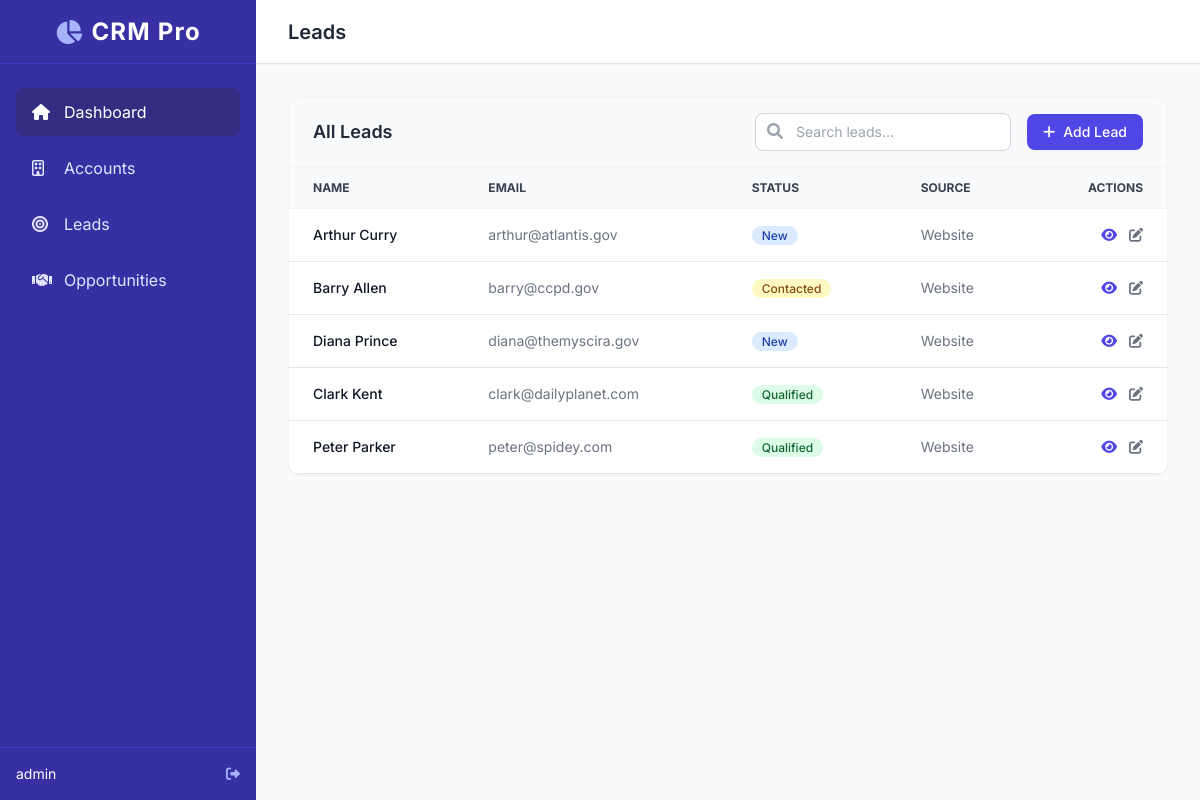
The app's page /leads/ (signed in) with its own data.
### crm/models.py (models this page shows, shortened)
class User(AbstractUser):
    ROLE_CHOICES = (
        ('admin', 'Admin'),
        ('agent', 'Sales Agent'),
    )
    role = models.CharField(max_length=10, choices=ROLE_CHOICES, default='agent')

class Lead(models.Model):
    STATUS_CHOICES = (
        ('new', 'New'),
        ('contacted', 'Contacted'),
        ('qualified', 'Qualified'),
        ('lost', 'Lost'),
    )
    SOURCE_CHOICES = (
        ('website', 'Website'),
        ('referral', 'Referral'),
        ('cold_call', 'Cold Call'),
        ('other', 'Other'),
    )
    assigned_to = models.ForeignKey(User, on_delete=models.SET_NULL, null=True, blank=True, related_name='leads')
    first_name = models.CharField(max_length=100)
    last_name = models.CharField(max_length=100)
    email = models.EmailField()
    phone = models.CharField(max_length=20, blank=True, null=True)
    status = models.CharField(max_length=20, choices=STATUS_CHOICES, default='new')
    source = models.CharField(max_length=20, choices=SOURCE_CHOICES, default='website')
    created_at = models.DateTimeField(auto_now_add=True)
    updated_at = models.DateTimeField(auto_now=True)

### crm/views.py (the view)
# urls.py: path('leads/', views.LeadListView.as_view(), name='lead-list'),
class LeadListView(LoginRequiredMixin, ListView):
    model = Lead
    template_name = 'crm/lead_list.html'
    context_object_name = 'leads'
    login_url = 'login'
    paginate_by = 10
    def get_queryset(self):
        query = self.request.GET.get('q', '')
        if self.request.user.role == 'admin':
            queryset = Lead.objects.all()
        else:
            queryset = Lead.objects.filter(assigned_to=self.request.user)
        if query:
            queryset = queryset.filter(
                Q(first_name__icontains=query) |
                Q(last_name__icontains=query) |
                Q(email__icontains=query)
            )
        return queryset.order_by('-created_at')

### crm/templates/crm/lead_list.html (shortened to what this page needs)
{% extends 'crm/base.html' %}
{% block header_title %}Leads{% endblock %}
{% block content %}
<div class="max-w-7xl mx-auto">
    <div class="bg-white rounded-xl shadow-sm border border-gray-100 overflow-hidden">
        <div class="px-6 py-4 border-b border-gray-100 flex items-center justify-between bg-gray-50 flex-wrap gap-4">
            <h3 class="text-lg font-semibold text-gray-800">All Leads</h3>
            <div class="flex items-center gap-4">
                <form method="get" class="relative">
                    <input type="text" name="q" value="{{ request.GET.q }}" placeholder="Search leads..."
                        class="pl-10 pr-4 py-2 border border-gray-300 rounded-lg text-sm focus:outline-none focus:ring-1 focus:ring-indigo-500 focus:border-indigo-500 w-64">
                    <i class="fas fa-search absolute left-3 top-2.5 text-gray-400"></i>
                </form>
                <a href="{% url 'lead-create' %}"
                    class="px-4 py-2 bg-indigo-600 text-white rounded-lg text-sm font-medium hover:bg-indigo-700 transition-colors shadow-sm flex items-center gap-2 whitespace-nowrap">
                    <i class="fas fa-plus"></i> Add Lead
                </a>
            </div>
        </div>
        <div class="overflow-x-auto">
            <table class="w-full text-left text-sm text-gray-500">
                <thead class="text-xs text-gray-700 uppercase bg-gray-50 border-b border-gray-100">
                    <tr>
                        <th scope="col" class="px-6 py-3">Name</th>
                        <th scope="col" class="px-6 py-3">Email</th>
                        <th scope="col" class="px-6 py-3">Status</th>
                        <th scope="col" class="px-6 py-3">Source</th>
                        <th scope="col" class="px-6 py-3 text-right">Actions</th>
                    </tr>
                </thead>
                <tbody>
                    {% for lead in leads %}
                    <tr class="bg-white border-b hover:bg-gray-50 transition-colors cursor-pointer"
                        onclick="window.location.href='{% url 'lead-detail' lead.pk %}';">
                        <th scope="row" class="px-6 py-4 font-medium text-gray-900 whitespace-nowrap">
                            {{ lead.first_name }} {{ lead.last_name }}
                        </th>
                        <td class="px-6 py-4">{{ lead.email }}</td>
                        <td class="px-6 py-4">
                            {% if lead.status == 'new' %}
                            <span
                                class="px-2.5 py-0.5 rounded-full text-xs font-medium bg-blue-100 text-blue-800">New</span>
                            {% elif lead.status == 'contacted' %}
                            <span
                                class="px-2.5 py-0.5 rounded-full text-xs font-medium bg-yellow-100 text-yellow-800">Contacted</span>
                            {% elif lead.status == 'qualified' %}
                            <span
                                class="px-2.5 py-0.5 rounded-full text-xs font-medium bg-green-100 text-green-800">Qualified</span>
                            {% else %}
                            <span
                                class="px-2.5 py-0.5 rounded-full text-xs font-medium bg-red-100 text-red-800">Lost</span>
                            {% endif %}
                        </td>
                        <td class="px-6 py-4 capitalize">{{ lead.source }}</td>
                        <td class="px-6 py-4 text-right space-x-2">
                            <a href="{% url 'lead-detail' lead.pk %}"
                                class="text-indigo-600 hover:text-indigo-900 transition-colors" title="View"><i
                                    class="fas fa-eye"></i></a>
                            <a href="{% url 'lead-update' lead.pk %}"
                                class="text-gray-500 hover:text-gray-900 transition-colors" title="Edit"><i
                                    class="fas fa-edit"></i></a>
                        </td>
                    </tr>
                    {% endfor %}
                </tbody>
            </table>
        </div>
    </div>
</div>
{% endblock %}

### crm/templates/crm/base.html (shortened to what this page needs)
<!DOCTYPE html>
<html lang="en">
<head>
    <script src="https://cdn.tailwindcss.com"></script>
    <link href="https://cdnjs.cloudflare.com/ajax/libs/font-awesome/6.0.0/css/all.min.css" rel="stylesheet">
</head>
<body class="bg-gray-50 text-gray-900">
    {% if user.is_authenticated %}
    <div class="flex h-screen overflow-hidden">
        <aside class="w-64 bg-indigo-800 text-white flex flex-col transition-all duration-300">
            <div class="h-16 flex items-center justify-center border-b border-indigo-700">
                <h1 class="text-2xl font-bold tracking-wider relative flex items-center gap-2">
                    <i class="fas fa-chart-pie text-indigo-300"></i> CRM Pro
                </h1>
            </div>
            <nav class="flex-1 px-4 py-6 space-y-2 overflow-y-auto">
                <a href="{% url 'dashboard' %}"
                    class="flex items-center gap-3 px-4 py-3 rounded-lg bg-indigo-900 text-white transition-colors">
                    <i class="fas fa-home w-5"></i> Dashboard
                </a>
                <a href="{% url 'account-list' %}"
                    class="flex items-center gap-3 px-4 py-3 rounded-lg hover:bg-indigo-700 text-indigo-100 transition-colors">
                    <i class="far fa-building w-5"></i> Accounts
                </a>
                <a href="{% url 'lead-list' %}"
                    class="flex items-center gap-3 px-4 py-3 rounded-lg hover:bg-indigo-700 text-indigo-100 transition-colors">
                    <i class="fas fa-bullseye w-5"></i> Leads
                </a>
                <a href="{% url 'opportunity-list' %}"
                    class="flex items-center gap-3 px-4 py-3 rounded-lg hover:bg-indigo-700 text-indigo-100 transition-colors">
                    <i class="fas fa-handshake w-5"></i> Opportunities
                </a>
            </nav>
            <div class="p-4 border-t border-indigo-700 text-sm flex items-center justify-between">
                <span class="truncate">{{ user.username }}</span>
                <form action="{% url 'logout' %}" method="post" class="inline">
                    <button type="submit" class="text-indigo-300 hover:text-white transition-colors" title="Logout">
                        <i class="fas fa-sign-out-alt"></i>
                    </button>
                </form>
            </div>
        </aside>
        <main class="flex-1 flex flex-col h-screen overflow-hidden">
            <header
                class="h-16 bg-white border-b border-gray-200 flex items-center justify-between px-8 z-10 shadow-sm">
                <h2 class="text-xl font-semibold text-gray-800">{% block header_title %}Dashboard{% endblock %}</h2>
            </header>
            <div class="flex-1 overflow-y-auto p-8 bg-gray-50">
                {% block content %}
                {% endblock %}
            </div>
        </main>
    </div>
    {% else %}
    {% block auth_content %}
    {% endblock %}
    {% endif %}
</body>
</html>

### crm/templates/crm/base.html (style rules this page uses)
body { font-family: 'Inter', sans-serif; }

### records on screen
User: username "admin"
Lead: first_name "Arthur", last_name "Curry", email "arthur@atlantis.gov", status "New", source "Website"
Lead: first_name "Barry", last_name "Allen", email "barry@ccpd.gov", status "Contacted", source "Website"
Lead: first_name "Diana", last_name "Prince", email "diana@themyscira.gov", status "New", source "Website"
Lead: first_name "Clark", last_name "Kent", email "clark@dailyplanet.com", status "Qualified", source "Website"
Lead: first_name "Peter", last_name "Parker", email "peter@spidey.com", status "Qualified", source "Website"
